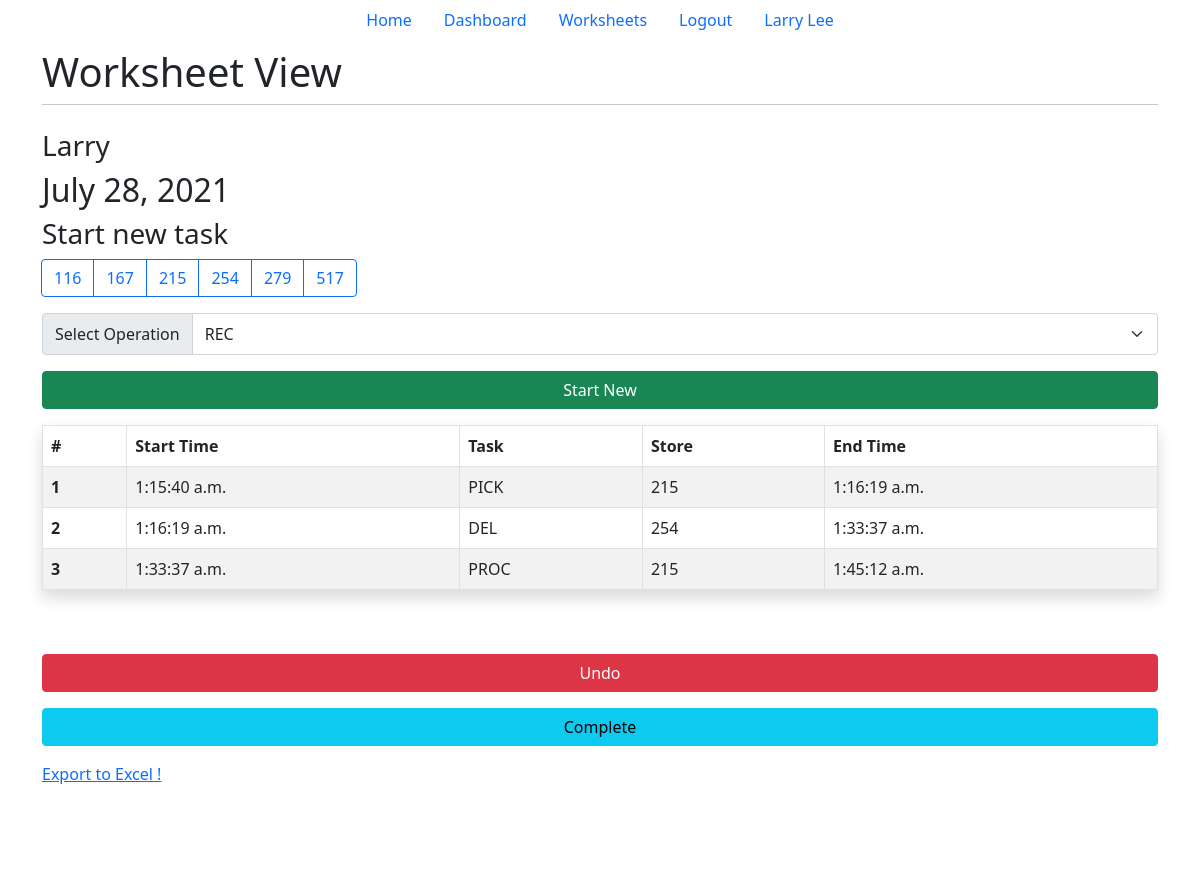
The app's page /tracker/7 (signed in), older data.
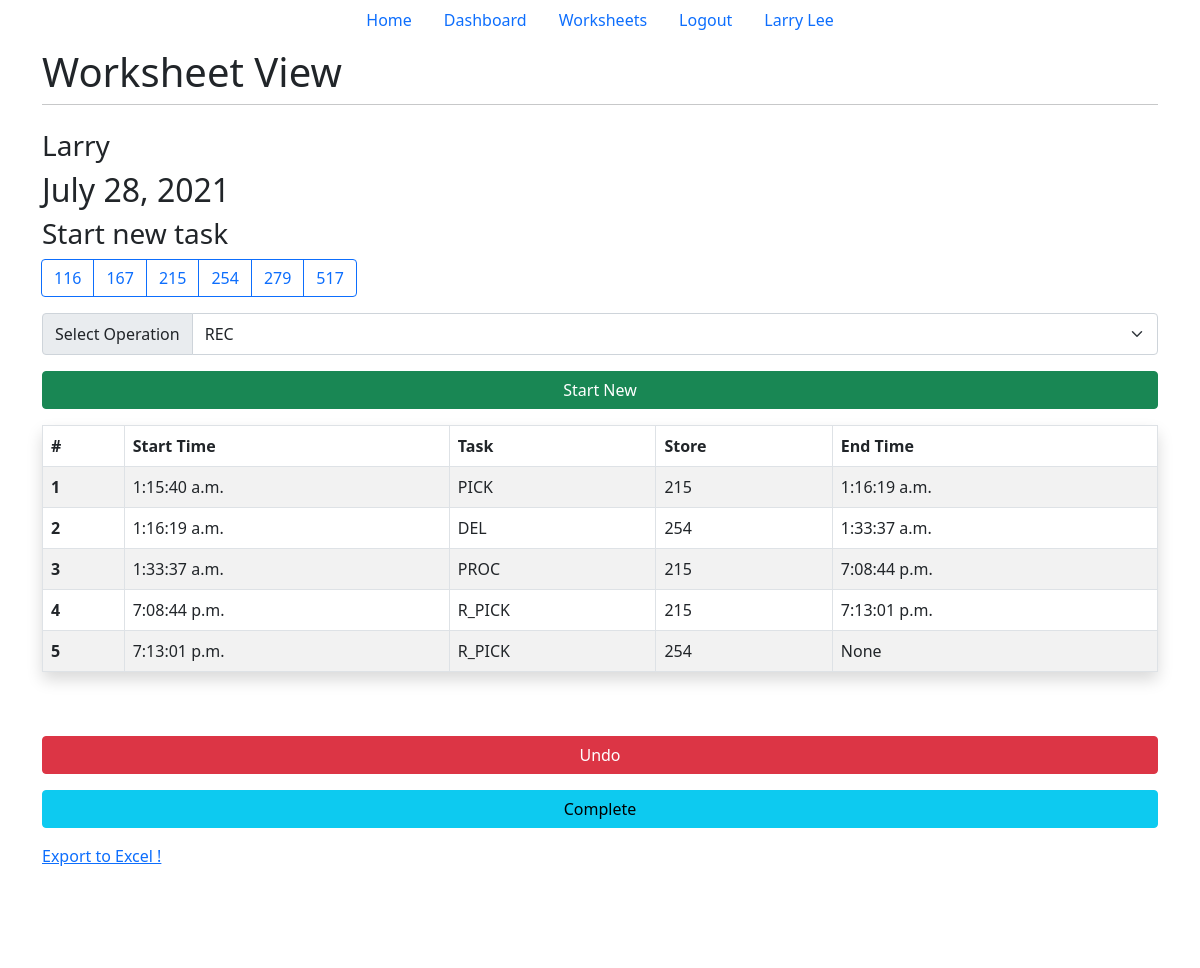
The same page, newer data.
### main/models.py (models this page shows, shortened)
class Entry(models.Model):
    worksheet = models.ForeignKey(Worksheet, on_delete=models.CASCADE)
    start_time = models.TimeField(name="start_time", null=True, blank=True)
    operation = models.CharField(name="operation", max_length=10)
    store = models.IntegerField(name="store", default=116)
    end_time = models.TimeField(name="end_time", null=True, blank=True)
    class Meta:
        verbose_name = ("entry")
        verbose_name_plural = ("entries")

### main/views.py (the view, shortened to what this page needs)
# urls.py: path('tracker/<int:id>', views.user_tracker, name="tracker"),
def user_tracker(response, id):
    try:
        ws = Worksheet.objects.get(id=id)
    except:
        return HttpResponseRedirect('/')
    serialized_obj = serializers.serialize('json', [ ws, ])
    response.session['ws'] = serialized_obj
    if ws in response.user.worksheet.all():
        last_entry = len(ws.entry_set.all())
        return render(response, 'tracker.html', {"ws": ws})
    return render(response, "worksheets.html", {"ws": ws})

### main/templates/tracker.html (shortened to what this page needs)
{% extends 'base.html' %}
{% load tz %}
{% block title2 %}Worksheet View{% endblock title2 %}
{% block content %}
{% if user.is_authenticated %}
<h3>{{ws.name}}</h3>
<h2>{{ws.date}}</h2>
<h3>Start new task</h3>
<div class="d-grid gap-3">
    <form method="post" action="#" , class="form-group">
        <div class="d-grid gap-3">
            <div class="btn-group-lg gap-3 me-1" role="toolbar" aria-label="Toolbar with button groups">
                <div class="btn-group me-1" role="group" aria-label="Basic radio toggle button group">
                    {% for item in ws.stores %}
                    <label class="btn btn-outline-primary" for="btnradio{{forloop.counter}}">{{item}}</label>
                    {% endfor %}
                </div>
            </div>
            <div class="input-group">
                <div class="input-group-text" id="btnGroupAddon">Select Operation</div>
                <select class="form-select form-control-lg" name="operation_list" aria-describedby="btnGroupAddon"
                    required>
                    {% for item in ws.operations %}
                    <option value={{item}}>{{item}}</option>
                    {% endfor %}
                </select>
            </div>
            <div class="d-grid gap-3">
                <button class="btn btn-success" type="submit" name="start_new" , value="start_new">Start New</button>
            </div>
        </div>
    </form>
    <table class="table table-striped table-hover table-bordered shadow p-3 mb-5 bg-body rounded">
        <thead>
            <tr>
                <th scope="col">#</th>
                <th scope="col">Start Time</th>
                <th scope="col">Task</th>
                <th scope="col">Store</th>
                <th scope="col">End Time</th>
            </tr>
        </thead>
        <tbody>
            {% for entry in ws.entry_set.all %}
            <tr>
                <th scope="row">{{forloop.counter}}</th>
                <td colspan="1">{{entry.start_time}}</td>
                <td colspan="1">{{entry.operation}}</td>
                <td colspan="1">{{entry.store}}</td>
                <td colspan="1">{{entry.end_time}}</td>
            </tr>
            {% endfor %}
        </tbody>
    </table>
    <button type="button" class="btn btn-danger" data-bs-toggle="modal" data-bs-target="#undo_button">
        Undo
    </button>
    <form method="post" action="#" , class="form-group">
        <div class="d-grid gap-3">
            <button class="btn btn-info" type="submit" name="complete" , value="complete">Complete</button>
        </div>
    </form>
    <a href="/export">Export to Excel !</a>
</div>
{% endif %}
{% endblock content %}

Row changes from the older to the newer data that the page shows:
changed Entry "PROC": end_time "1:45:12 a.m." → "7:08:44 p.m."
added Entry: start_time "7:08:44 p.m.", operation "R_PICK", store "215", end_time "7:13:01 p.m."
added Entry: start_time "7:13:01 p.m.", operation "R_PICK", store "254", end_time "None"
